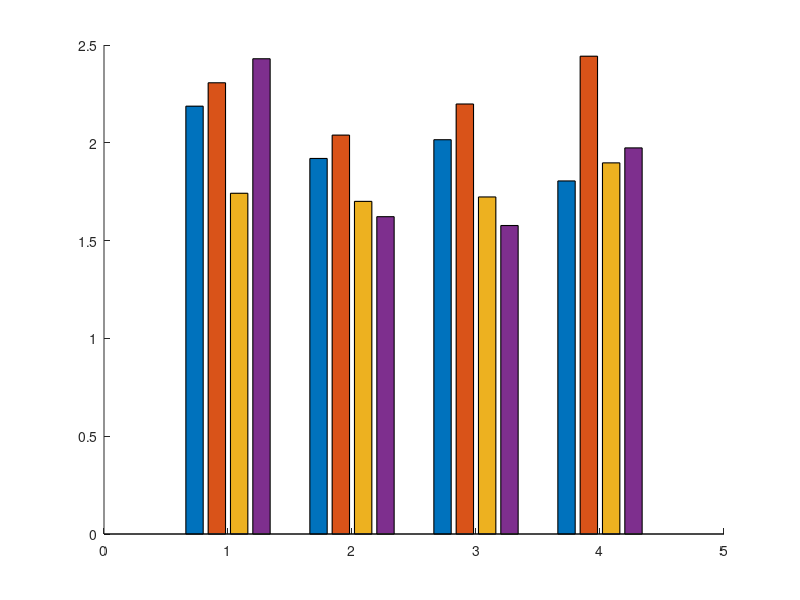

Reproduce this figure in MATLAB. (Note: this script raises an error after producing the figure.)
% demo3

% 随机生成数据
X=1.5+rand(4,4);
% 基础绘图
ax=gca;hold on;
bHdl=bar(X,'LineWidth',.8);
% 修改配色
CList=slanCL(1514,1:4);
bHdl(1).FaceColor=CList(1,:);
bHdl(2).FaceColor=CList(2,:);
bHdl(3).FaceColor=CList(3,:);
bHdl(4).FaceColor=CList(4,:);
% 坐标区域修饰
ax.FontName='Times New Roman';
ax.LineWidth=.8;
ax.FontSize=12;
ax.YGrid='on';
ax.GridLineStyle='-.';
ax.XTick=1:23;
